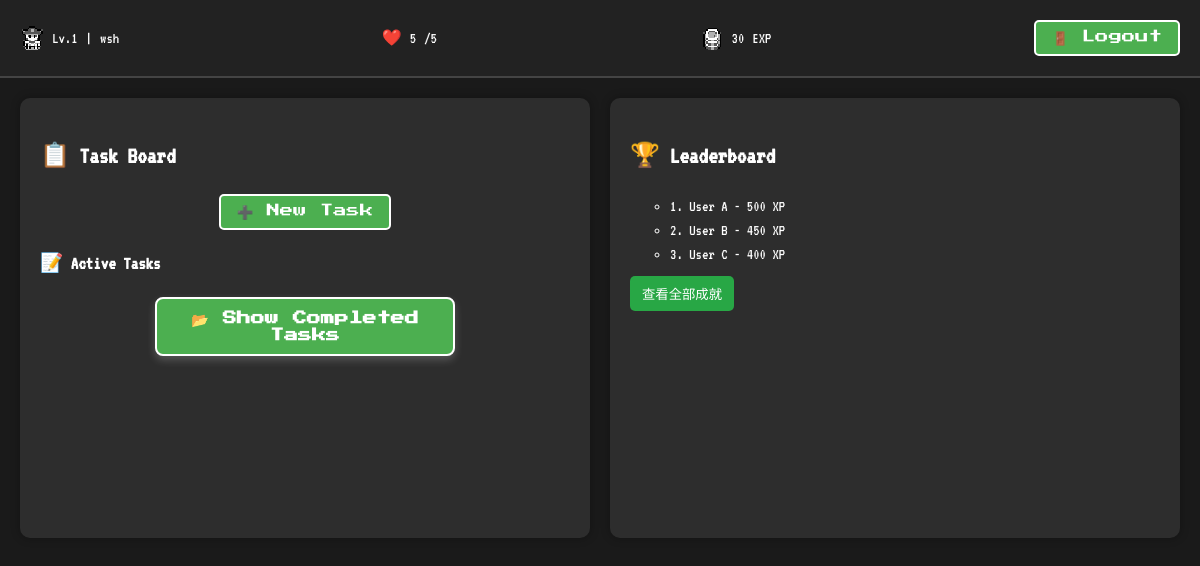
Page /dashboard/ (signed in) on the earlier database version.
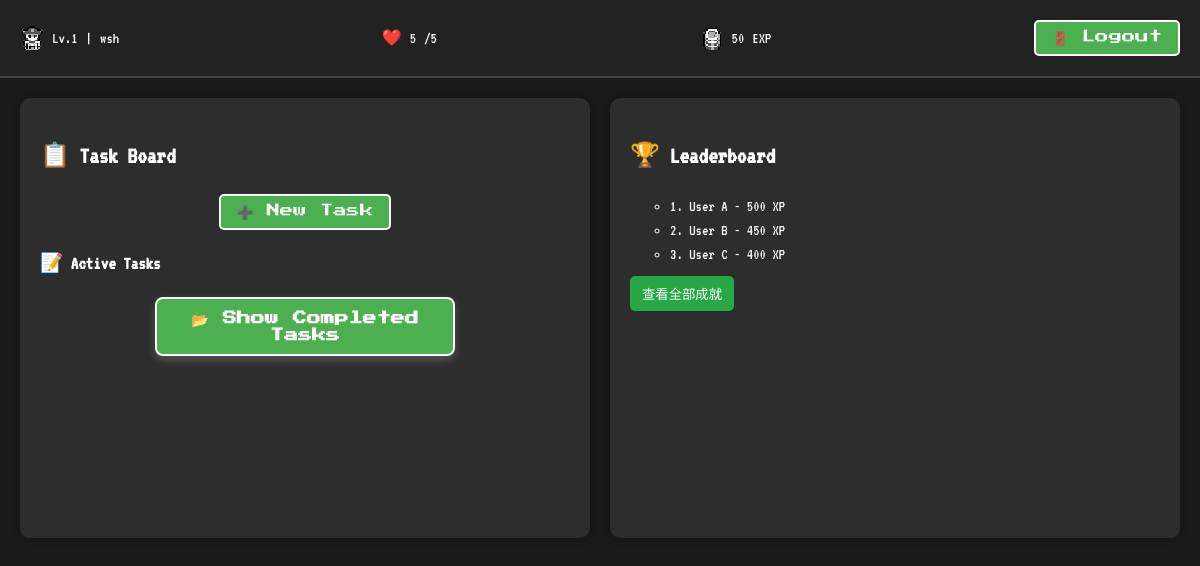
Same page on the later database version.
### timehero/models.py (models this page shows, shortened)
class User(AbstractUser):
    level = models.IntegerField(default=1)
    exp = models.IntegerField(default=0)
    hp = models.IntegerField(default=5)
    achievements = models.ManyToManyField('Achievement', through='AchievementProgress')
    groups = models.ManyToManyField(Group,
                                    verbose_name='groups',
                                    blank=True,
                                    help_text='The groups this user belongs to. A user will get all permissions granted to each of their groups.',
                                    related_name="timehero_user_groups",
                                    related_query_name="user",)
    user_permissions = models.ManyToManyField(Permission,
                                    verbose_name='user permissions',
                                    blank=True,
                                    help_text='Specific permissions for this user.',
                                    related_name="timehero_user_permissions",
                                    related_query_name="user",)
    security_question = models.CharField(max_length=255, blank=True)
    security_answer = models.CharField(max_length=255, blank=True)
    email = models.EmailField(unique=True)
    security_answer_attempts = models.IntegerField(default=0)
    is_locked = models.BooleanField(default=False)
    last_attempt_time = models.DateTimeField(null=True, blank=True)

### timehero/views.py (the view)
# urls.py: path("dashboard/", dashboard_view, name="dashboard"),
@login_required  # 确保用户必须登录才能访问
def dashboard_view(request):
    tasks = Task.objects.filter(user=request.user)  # 获取当前用户的任务
    tasks = process_tasks_for_dashboard(tasks)
    return render(request, "dashboard.html")

### timehero/services.py (called while the page is built)
def process_tasks_for_dashboard(tasks):
    for task in tasks:
        task.tags_list = (
            [tag.strip() for tag in task.tags.split(",")] if task.tags else []
        )
        task.checklist_items = (
            [item.strip() for item in task.checklist.split("\n")]
            if task.checklist
            else []
        )
        task.notes_content = task.notes.strip() if task.notes else ""
    return tasks

### timehero/templates/dashboard.html (shortened to what this page needs)
{% load static %}
<!DOCTYPE html>
<html lang="en">
<head>
    <link rel="stylesheet" href="{% static 'css/pixel.css' %}">
    <link rel="stylesheet" href="{% static 'css/dashboard.css' %}">
    <link rel="stylesheet" href="https://cdn.jsdelivr.net/npm/flatpickr/dist/flatpickr.min.css">
</head>
<body>
    <div class="status-bar">
        <div class="status-item">
            <img src="{% static 'sprites/hero.png' %}" class="pixel-icon">
            <span id="level">Lv.{{ user.level }}</span> | <span>{{ user.username }}</span>
        </div>
        <div class="status-item">
            ❤️ <span id="hp">{{ user.hp }}</span>/5
        </div>
        <div class="status-item">
            <img src="{% static 'sprites/coins.png' %}" class="pixel-icon">
            <span id="exp">{{ user.exp }}</span> EXP
        </div>
        <div class="status-item logout">
            <form action="{% url 'logout' %}?next={% url 'index' %}" method="post">
                <button type="submit" class="pixel-btn logout-btn">🚪 Logout</button>
            </form>
        </div>
    </div>
    <div class="main-content flex">
        <div class="task-board" id="task-board">
            <h2 class="pixel-title">📋 Task Board</h2>
            <button class="pixel-btn" onclick="openTaskModal()">➕ New Task</button>
            <div class="task-list-container">
                <div id="active-tasks">
                    <h3>📝 Active Tasks</h3>
                </div>
                <button class="pixel-btn toggle-completed-btn" onclick="toggleCompletedTasks()">📂 Show Completed
                    Tasks</button>
            </div>
        </div>
        <div id="leaderboard-container" class="task-board">
            <h2 class="pixel-title">🏆 Leaderboard</h2>
            <ul class="leaderboard">
                <ul>
                    <li>1. User A - 500 XP</li>
                    <li>2. User B - 450 XP</li>
                    <li>3. User C - 400 XP</li>
                </ul>
                <button class="achievements-button">查看全部成就</button>
        </div>
    </div>
</body>
</html>

Differences in the rows shown:
changed User "wsh": exp "30" → "50"
